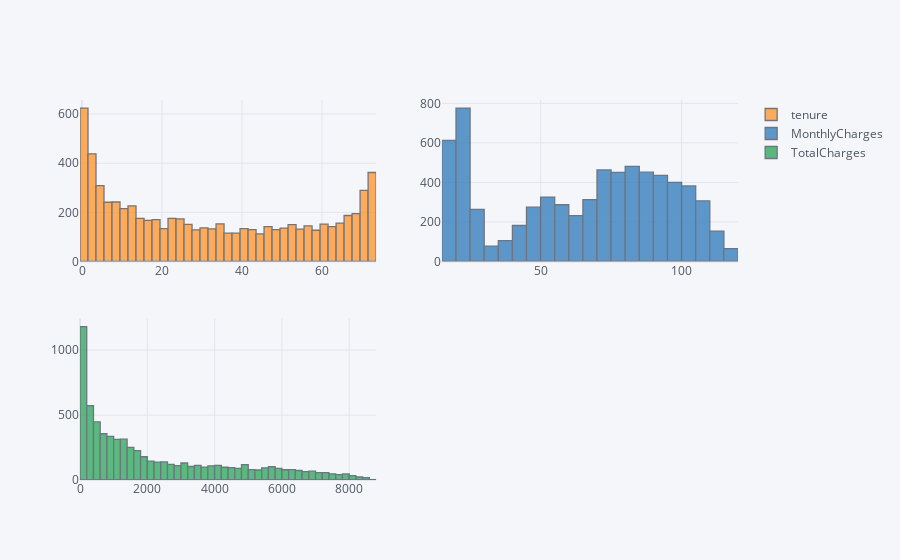

The notebook cell saved with this chart:
### Code cell
df1[['tenure', 'MonthlyCharges', 'TotalCharges']].iplot(kind='histogram',subplots=True,bins=50)

### Figure 1 — Plotly figure (JSON) as saved in the notebook; plotly's stock layout.template omitted (floating-point values rounded to 4 significant figures; data arrays with more than 128 entries replaced by an {"elided": "..."} marker saying what was removed)
{"data": [{"histfunc": "count", "histnorm": "", "marker": {"color": "rgba(255, 153, 51, 1.0)", "line": {"color": "#4D5663", "width": 1.3}}, "name": "tenure", "nbinsx": 50, "opacity": 0.8, "orientation": "v", "type": "histogram", "x": {"elided": "7043 int values"}, "xaxis": "x", "yaxis": "y"}, {"histfunc": "count", "histnorm": "", "marker": {"color": "rgba(55, 128, 191, 1.0)", "line": {"color": "#4D5663", "width": 1.3}}, "name": "MonthlyCharges", "nbinsx": 50, "opacity": 0.8, "orientation": "v", "type": "histogram", "x": {"elided": "7043 float values"}, "xaxis": "x2", "yaxis": "y2"}, {"histfunc": "count", "histnorm": "", "marker": {"color": "rgba(50, 171, 96, 1.0)", "line": {"color": "#4D5663", "width": 1.3}}, "name": "TotalCharges", "nbinsx": 50, "opacity": 0.8, "orientation": "v", "type": "histogram", "x": {"elided": "7043 float values"}, "xaxis": "x3", "yaxis": "y3"}], "layout": {"barmode": "overlay", "legend": {"bgcolor": "#F5F6F9", "font": {"color": "#4D5663"}}, "paper_bgcolor": "#F5F6F9", "plot_bgcolor": "#F5F6F9", "title": {"font": {"color": "#4D5663"}}, "xaxis": {"anchor": "y", "domain": [0, 0.45], "gridcolor": "#E1E5ED", "showgrid": true, "tickfont": {"color": "#4D5663"}, "title": {"font": {"color": "#4D5663"}, "text": ""}, "zerolinecolor": "#E1E5ED", "type": "linear", "range": [-0.5, 73.5], "autorange": true}, "xaxis2": {"anchor": "y2", "domain": [0.55, 1], "gridcolor": "#E1E5ED", "showgrid": true, "tickfont": {"color": "#4D5663"}, "title": {"font": {"color": "#4D5663"}, "text": ""}, "zerolinecolor": "#E1E5ED", "type": "linear", "range": [15, 120], "autorange": true}, "xaxis3": {"anchor": "y3", "domain": [0, 0.45], "gridcolor": "#E1E5ED", "showgrid": true, "tickfont": {"color": "#4D5663"}, "title": {"font": {"color": "#4D5663"}, "text": ""}, "zerolinecolor": "#E1E5ED", "type": "linear", "range": [0, 8800], "autorange": true}, "yaxis": {"anchor": "x", "domain": [0.575, 1], "gridcolor": "#E1E5ED", "showgrid": true, "tickfont": {"color": "#4D5663"}, "title": {"font": {"color": "#4D5663"}, "text": ""}, "zerolinecolor": "#E1E5ED", "range": [0, 656.8], "autorange": true}, "yaxis2": {"anchor": "x2", "domain": [0.575, 1], "gridcolor": "#E1E5ED", "showgrid": true, "tickfont": {"color": "#4D5663"}, "title": {"font": {"color": "#4D5663"}, "text": ""}, "zerolinecolor": "#E1E5ED", "range": [0, 816.8], "autorange": true}, "yaxis3": {"anchor": "x3", "domain": [0, 0.425], "gridcolor": "#E1E5ED", "showgrid": true, "tickfont": {"color": "#4D5663"}, "title": {"font": {"color": "#4D5663"}, "text": ""}, "zerolinecolor": "#E1E5ED", "range": [0, 1243.0], "autorange": true}, "autosize": true}}
